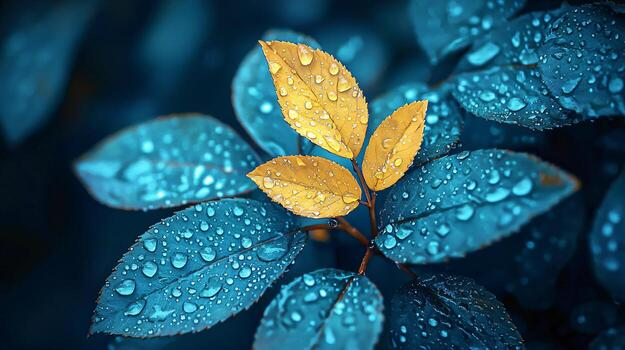
#> input picture OpenCV/photo.jpg, 625 x 350 px, found by its file name
$ python Experiment1c.py
#> lines starting #> are read from the running program, lines starting #| are printed output that depends on the picture; after the words box and inside, x2 and y2 are one past the last pixel; in counts of white or black regions, pixels touching at a corner belong together
import cv2
img = cv2.imread('OpenCV/photo.jpg')
#> img is the input picture: shape (350, 625, 3); mean B, G, R 97.4, 82.3, 36.1
gray = cv2.cvtColor(img, cv2.COLOR_BGR2GRAY)
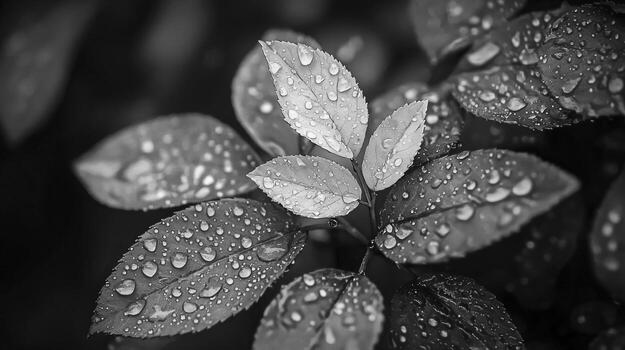
#> gray: shape (350, 625); min 0, max 251, mean 70.2
edges = cv2.Canny(gray, 100, 200)
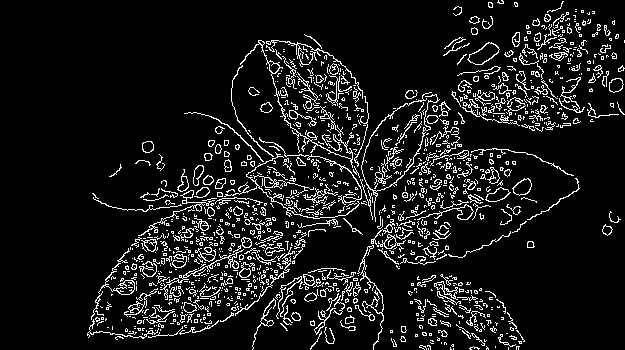
#> edges: shape (350, 625); 9.4% white in thin lines or dots, all inside (x1, y1, x2, y2) = (87, 0, 625, 350)
cv2.imshow('Edges', edges)
cv2.waitKey(0)

$ run again, with OpenCV/images.jpg copied over OpenCV/photo.jpg
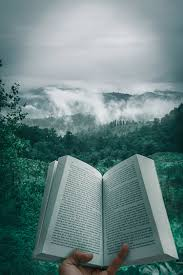
#> input picture OpenCV/images.jpg, 183 x 275 px, found by its file name
#> img is the input picture: shape (275, 183, 3); mean B, G, R 129.8, 130.5, 105.4
#> `gray = cv2.cvtColor(img, cv2.COLOR_BGR2GRAY)`:
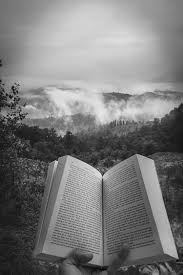
#> gray: shape (275, 183); min 3, max 239, mean 123
#> `edges = cv2.Canny(gray, 100, 200)`:
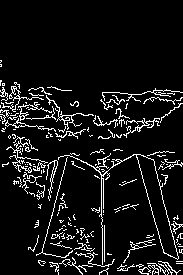
#> edges: shape (275, 183); 8.4% white in thin lines or dots, all inside (x1, y1, x2, y2) = (0, 60, 183, 275)

$ run again, with OpenCV/Brain.png saved as OpenCV/photo.jpg
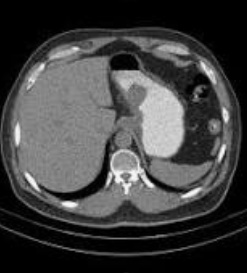
#> input picture OpenCV/Brain.png, 247 x 273 px, found by its file name
#> img is the input picture: shape (273, 247, 3); min 0, max 249, mean 64.9
#> `edges = cv2.Canny(gray, 100, 200)`:
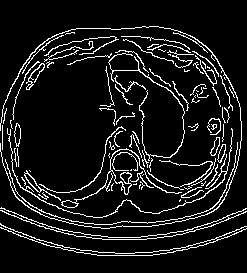
#> edges: shape (273, 247); 9.4% white in thin lines or dots, all inside (x1, y1, x2, y2) = (0, 26, 247, 256)
